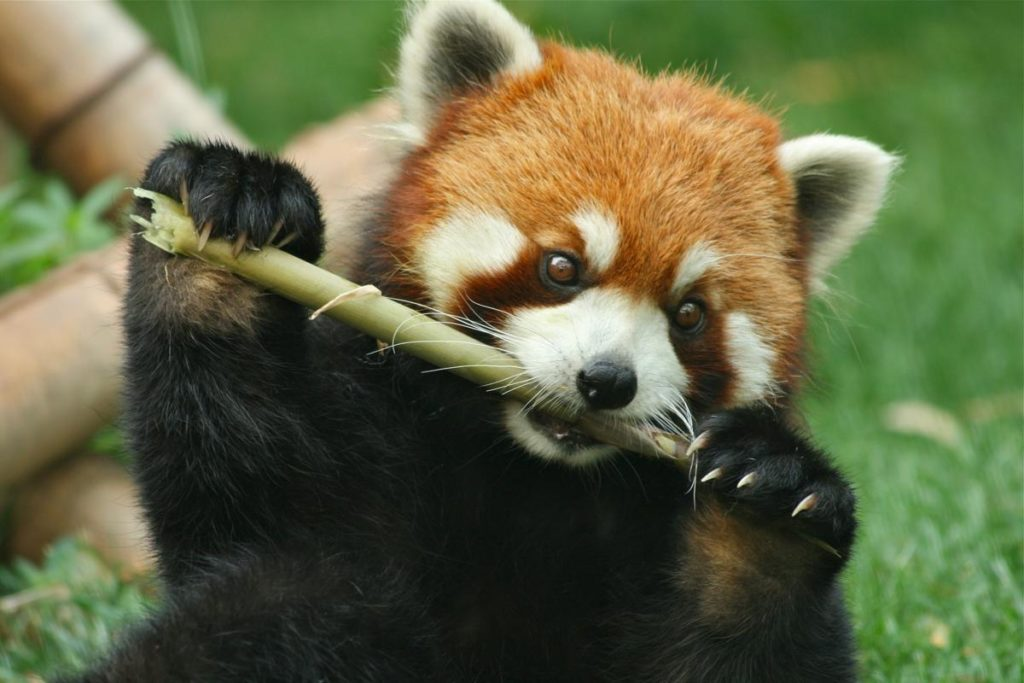
#> input picture redpanda.jpeg, 1024 x 683 px, found by its file name
$ jupyter execute SVD.ipynb
#> lines starting #> are read from the running program, lines starting #| are printed output that depends on the picture
# Singular Value Decomposition #

## Introduction
This notebook demonstrates fundamental matrix algebra operations in Python using the NumPy library. 'Singular Vale Decomposition' will be utilized on an image to showcase file space effeciency and image readability.

### 1. Import Libraries

[cell 1]
import numpy as np
import matplotlib.pyplot as plt
import cv2

### 2. Load Image into an Array

[cell 2]
A = cv2.imread('C:/Users/krist/OneDrive/Desktop/Professional/GitHub/MatrixAlgebra/redpanda.jpeg', 0)
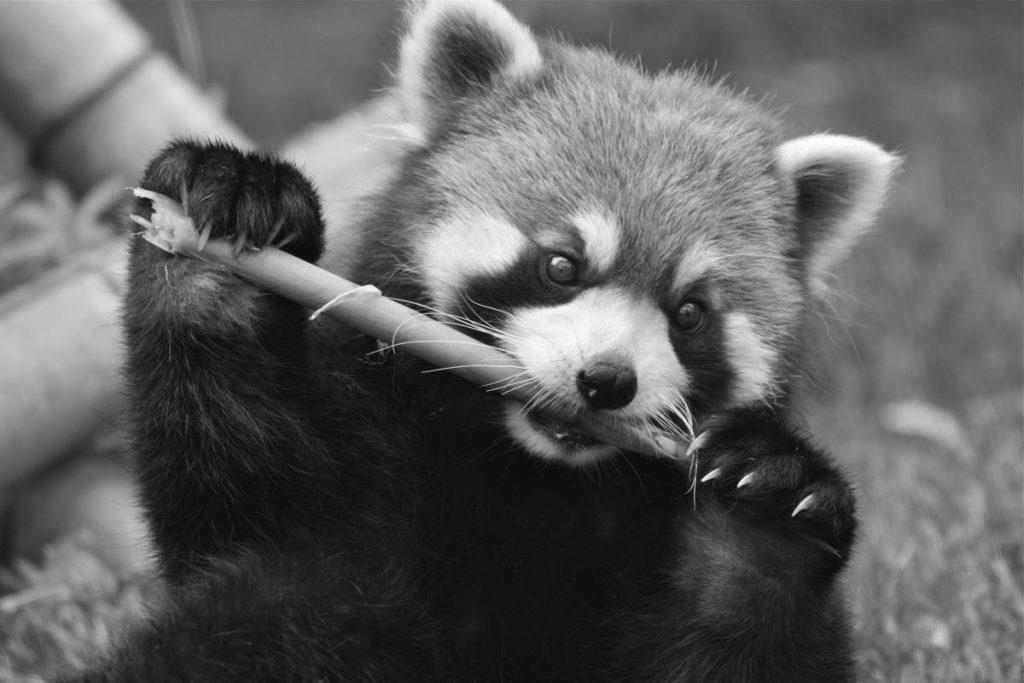
#> A: shape (683, 1024); min 6, max 255, mean 95.7

### 3. Matrix Algebra

The goal is to load an image, convert it into greyscale, then visualize various rank approximations up to 75% of the original image.

[cell 3]
# Perform Singular Value Decomposition (SVD) on matrix A to decompose it into U, S, and V^T matrices
U, S, V_t = np.linalg.svd(A, full_matrices=False)
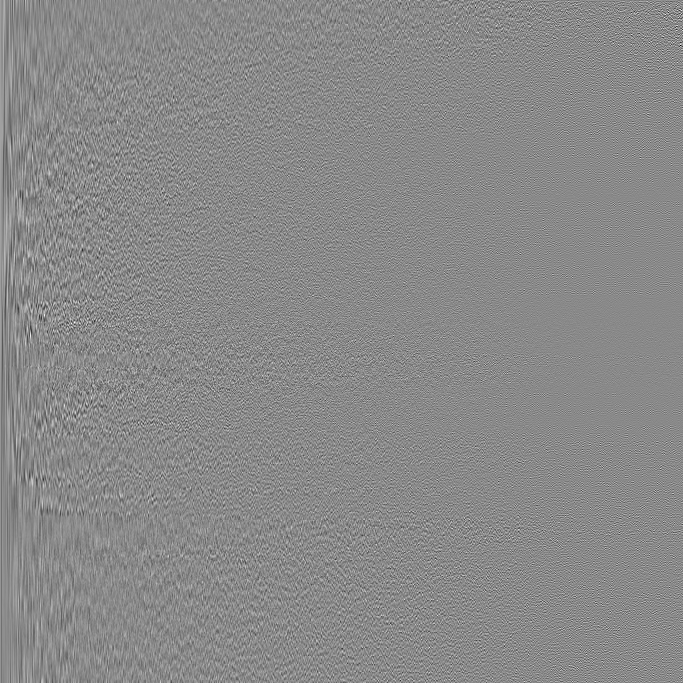
#> U: shape (683, 683) float64; min -0.304, max 0.259, mean 3.31e-05; drawn with min black and max white
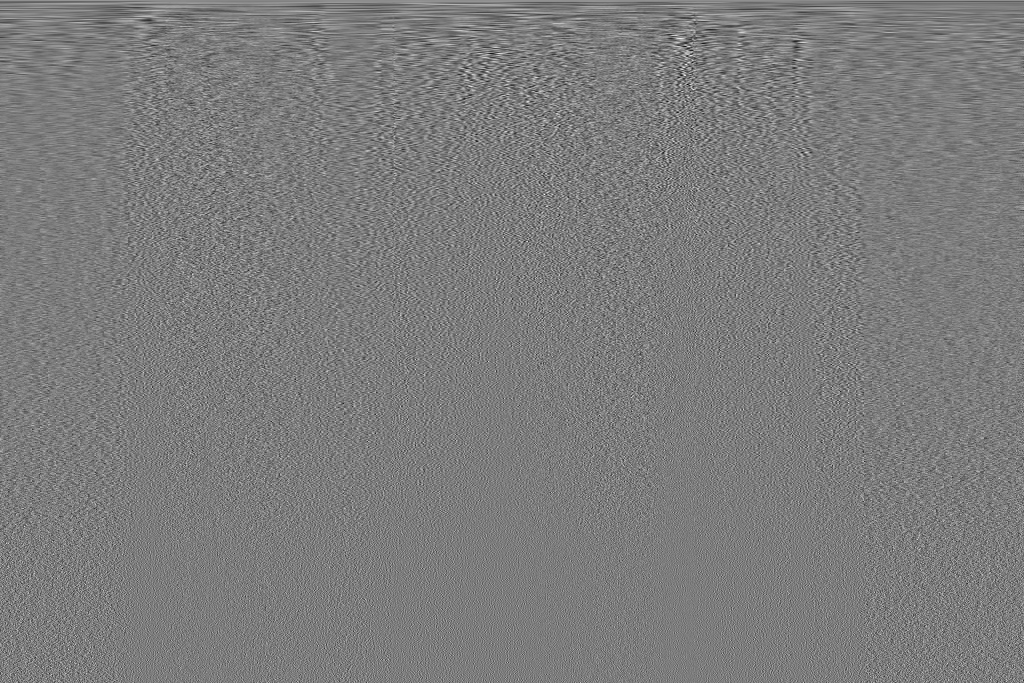
#> V_t: shape (683, 1024) float64; min -0.204, max 0.214, mean 5.67e-05; drawn with min black and max white
#> S = 683 values, max 86001.1 at index 0, min 2.79 at index 682, mean 489.7

# E represents the total sum of the singular values of the matrix A.
# E75 represents 75% of the total sum of the singular values.
TotalE = np.sum(S)  # Calculate the total sum of singular values
#> TotalE = 334465.4
E75 = 0.75 * TotalE  # Calculate target sum of singular values
#> E75 = 250849

Sum = 0
SmallR = np.zeros(len(S))  # Pre-allocate the array to store cumulative sums
#> SmallR = 683 values from 0 to 0

# Iterate over the singular values and calculate the cumulative sum until it exceeds the target sum
for n in range(len(S)):
    Sum += S[n]  # Add the current singular value to the cumulative sum
    SmallR[n] = Sum  # Store the cumulative sum in SmallR
    if Sum >= E75:
        break
#> this loop made 48 passes
#> Sum on passes 1 to 12: 86001.1, 108370.4, 123973.9, 135734.7, 146689.7, 155246.1, 163282.1, 170227.3, 176006.5, 181374.2, 186053.7, 190225.8
#> after the loop, SmallR = 683 values, max 251167.8 at index 47, min 0 at index 48, mean 14726.3; Sum = 251167.8

A15 = len(SmallR)  # The number of singular values required to capture 75% of the original image; our rank-R approximation
#> A15 = 683

### 4. Visualization

[cell 4]
S_mat = np.diag(S)
rank1 = (U[:,0:1]@S_mat[0:1,0:1])@V_t[0:1,:]
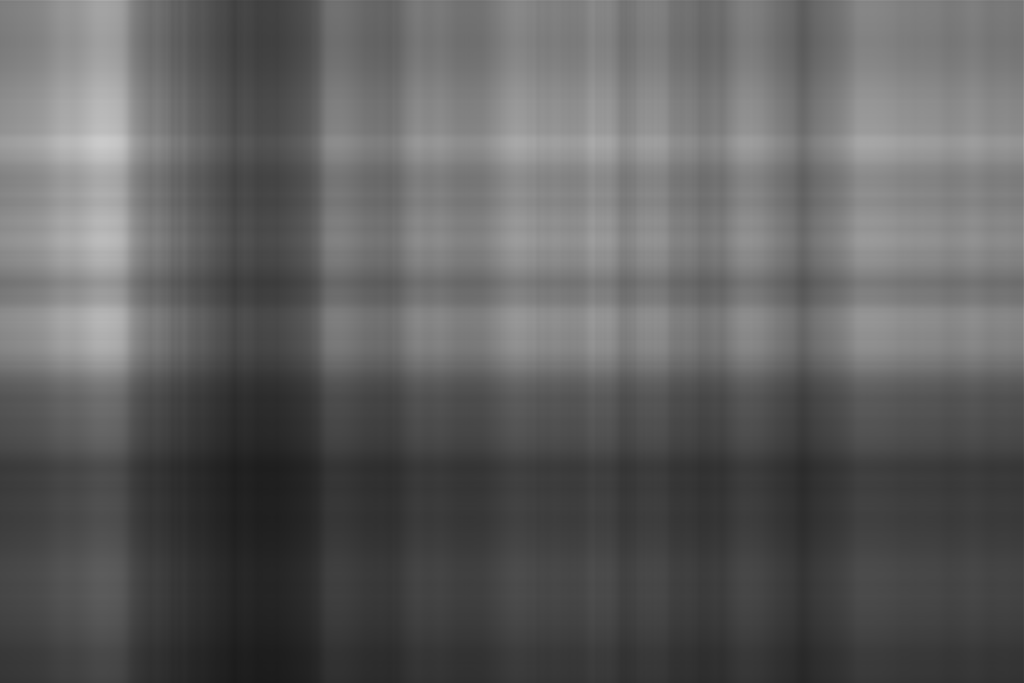
#> rank1: shape (683, 1024) float64; min 27.17, max 202.6, mean 96.2
rank15 = (U[:,0:15]@S_mat[0:15,0:15])@V_t[0:15,:]
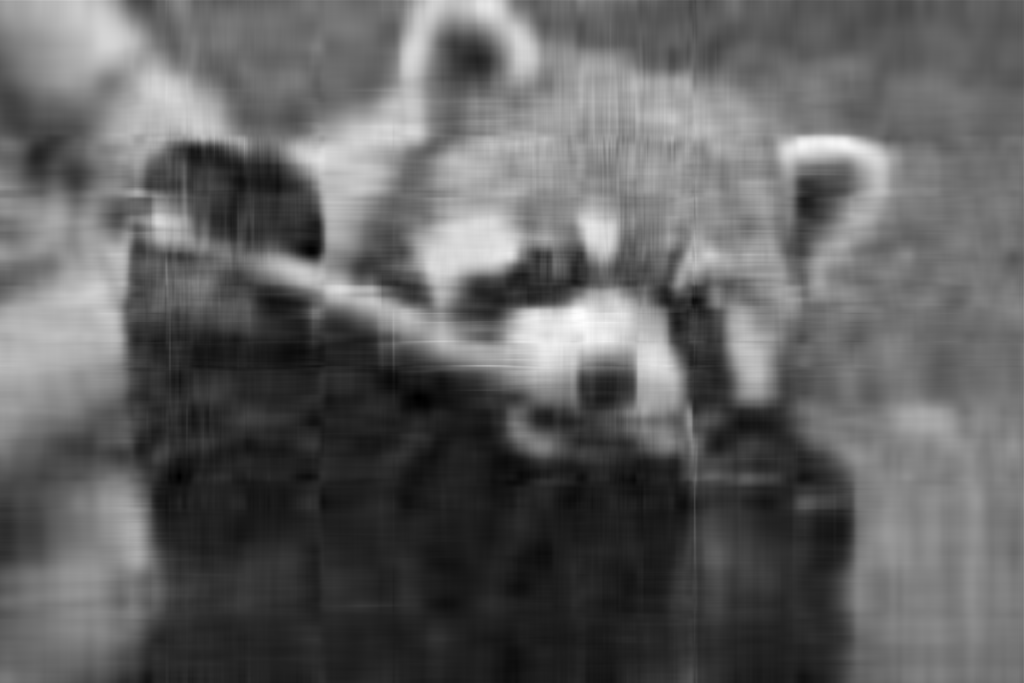
#> rank15: shape (683, 1024) float64; min -13.69, max 270.5, mean 95.7; drawn with min black and max white
rankR = (U[:,0:A15]@S_mat[0:A15,0:A15])@V_t[0:A15,:]
fig, ax = plt.subplots(2, 2)
ax[0,0].imshow(A, cmap='gray')
ax[0, 1].imshow(rank1, cmap='gray')
ax[1, 0].imshow(rank15, cmap='gray')
ax[1, 1].imshow(rankR, cmap='gray')
ax[0,0].set_title('Original Image')
ax[0,1].set_title('Rank-1 Approximation')
ax[1,0].set_title('Rank-15 Approximation')
ax[1,1].set_title('Rank-R Approximation')
fig.show()
